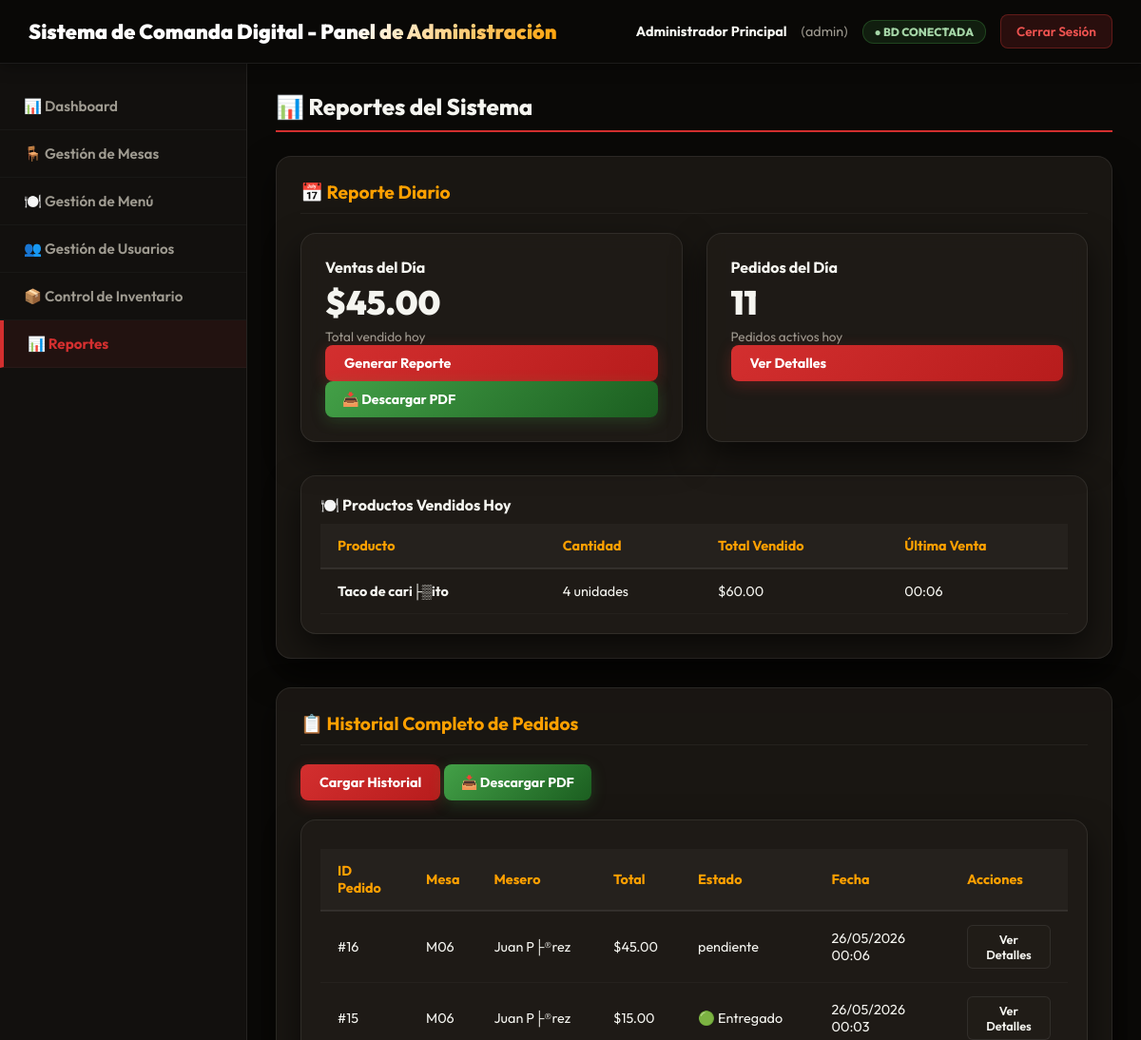
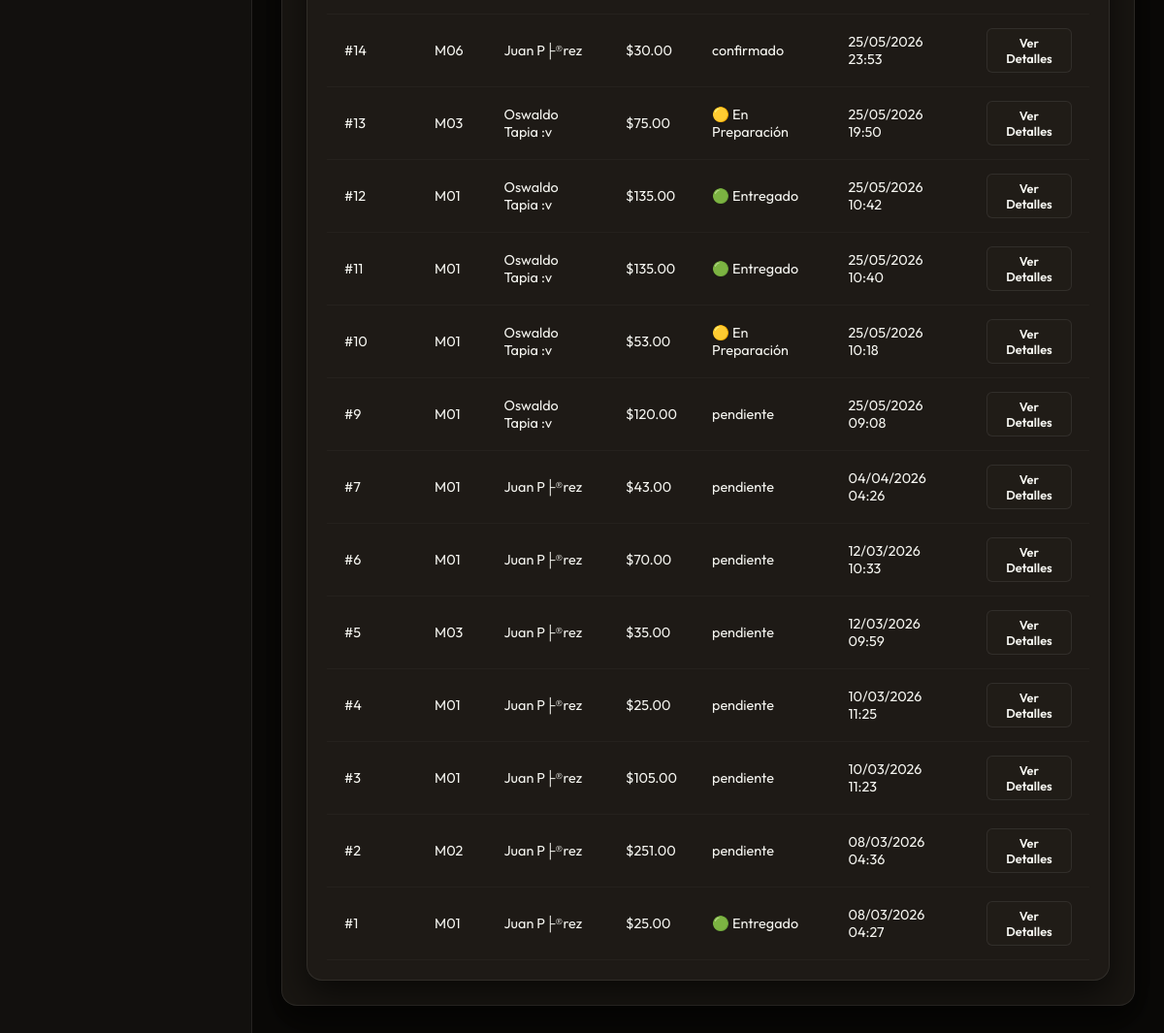
/index.php?action=admin&seccion=reportes (signed in), run on the app's committed database (2 pictures, top to bottom).
### tables this page shows
CREATE TABLE `pedidos` (
  `id` int NOT NULL AUTO_INCREMENT,
  `mesa_id` int NOT NULL,
  `usuario_id` int NOT NULL,
  `estado` enum('pendiente','confirmado','en_preparacion','listo','entregado','cancelado') DEFAULT 'pendiente',
  `total` decimal(10,2) DEFAULT '0.00',
  `notas` text,
  `fecha_creacion` timestamp NOT NULL DEFAULT CURRENT_TIMESTAMP,
  `fecha_actualizacion` timestamp NOT NULL DEFAULT CURRENT_TIMESTAMP ON UPDATE CURRENT_TIMESTAMP,
  PRIMARY KEY (`id`),
  KEY `mesa_id` (`mesa_id`),
  KEY `usuario_id` (`usuario_id`),
  CONSTRAINT `pedidos_ibfk_1` FOREIGN KEY (`mesa_id`) REFERENCES `mesas` (`id`),
  CONSTRAINT `pedidos_ibfk_2` FOREIGN KEY (`usuario_id`) REFERENCES `usuarios` (`id`)
);

CREATE TABLE `mesas` (
  `id` int NOT NULL AUTO_INCREMENT,
  `numero_mesa` varchar(10) NOT NULL,
  `estado` enum('libre','ocupada','reservada','mantenimiento') DEFAULT 'libre',
  `ubicacion` varchar(100) DEFAULT NULL,
  `activa` tinyint(1) DEFAULT '1',
  `mesero_id` int DEFAULT NULL,
  PRIMARY KEY (`id`),
  UNIQUE KEY `numero_mesa` (`numero_mesa`),
  KEY `fk_mesas_mesero` (`mesero_id`),
  CONSTRAINT `fk_mesas_mesero` FOREIGN KEY (`mesero_id`) REFERENCES `usuarios` (`id`) ON DELETE SET NULL
);

CREATE TABLE `usuarios` (
  `id` int NOT NULL AUTO_INCREMENT,
  `usuario` varchar(50) NOT NULL,
  `password_hash` varchar(255) NOT NULL,
  `nombre` varchar(100) NOT NULL,
  `rol` enum('admin','mesero','cocina','caja') NOT NULL,
  `activo` tinyint(1) DEFAULT '1',
  `fecha_creacion` timestamp NOT NULL DEFAULT CURRENT_TIMESTAMP,
  `ultimo_login` timestamp NULL DEFAULT NULL,
  PRIMARY KEY (`id`),
  UNIQUE KEY `usuario` (`usuario`)
);

### views/admin/reportes.php (the view, shortened to what this page needs)
<?php
require_once __DIR__ . '/../layout/header.php';
$db = Database::getConnection();
$sql_ventas = "SELECT COALESCE(SUM(total), 0) as total FROM ventas WHERE DATE(fecha_pago) = CURDATE() AND estado = 'pagado'";
$stmt = $db->prepare($sql_ventas);
$stmt->execute();
$row = $stmt->fetch(PDO::FETCH_ASSOC);
$ventas_hoy = $row['total'];
$sql_pedidos = "SELECT COUNT(*) as total FROM pedidos WHERE estado IN ('pendiente', 'confirmado', 'en_preparacion')";
$stmt = $db->prepare($sql_pedidos);
$stmt->execute();
$row = $stmt->fetch(PDO::FETCH_ASSOC);
$pedidos_activos = $row['total'];
$sql_productos_vendidos = "SELECT
    p.nombre as producto,
    SUM(pd.cantidad) as total_vendido,
    SUM(pd.subtotal) as total_ingresos,
    MAX(ped.fecha_creacion) as ultima_venta
FROM pedido_detalles pd
JOIN productos p ON pd.producto_id = p.id
JOIN pedidos ped ON pd.pedido_id = ped.id
WHERE DATE(ped.fecha_creacion) = CURDATE()
GROUP BY p.id, p.nombre
ORDER BY total_vendido DESC";
$stmt = $db->prepare($sql_productos_vendidos);
$stmt->execute();
$productos_vendidos = $stmt->fetchAll(PDO::FETCH_ASSOC);
$sql_historial = "SELECT
    ped.id,
    ped.total,
    ped.estado,
    ped.fecha_creacion,
    m.numero_mesa,
    u.nombre as mesero
FROM pedidos ped
JOIN mesas m ON ped.mesa_id = m.id
JOIN usuarios u ON ped.usuario_id = u.id
ORDER BY ped.fecha_creacion DESC
LIMIT 50";
$stmt = $db->prepare($sql_historial);
$stmt->execute();
$historial_pedidos = $stmt->fetchAll(PDO::FETCH_ASSOC);
?>
<div id="reportes" class="content-section">
    <h2>📊 Reportes del Sistema</h2>
    <div class="report-section">
        <h3>📅 Reporte Diario</h3>
        <div class="dashboard-cards">
            <div class="card">
                <h4>Ventas del Día</h4>
                <div class="card-content">
                    <p class="metric-value">$<?php echo number_format($ventas_hoy, 2); ?></p>
                    <p class="metric-label">Total vendido hoy</p>
                    <button class="btn" onclick="generarReporteDiario()">Generar Reporte</button>
                    <button class="btn btn-download" onclick="descargarPDF('diario')">📥 Descargar PDF</button>
                </div>
            </div>
            <div class="card">
                <h4>Pedidos del Día</h4>
                <div class="card-content">
                    <p class="metric-value"><?php echo $pedidos_activos; ?></p>
                    <p class="metric-label">Pedidos activos hoy</p>
                    <button class="btn" onclick="verPedidosHoy()">Ver Detalles</button>
                </div>
            </div>
        </div>
        <div class="table-container" style="margin-top: 20px;">
            <h4>🍽️ Productos Vendidos Hoy</h4>
            <table class="data-table">
                <thead>
                    <tr>
                        <th>Producto</th>
                        <th>Cantidad</th>
                        <th>Total Vendido</th>
                        <th>Última Venta</th>
                    </tr>
                </thead>
                <tbody>
                    <?php if (count($productos_vendidos) > 0): ?>
                        <?php foreach($productos_vendidos as $row): ?>
                            <tr>
                                <td><strong><?php echo $row['producto']; ?></strong></td>
                                <td><?php echo $row['total_vendido']; ?> unidades</td>
                                <td>$<?php echo number_format($row['total_ingresos'], 2); ?></td>
                                <td><?php echo date('H:i', strtotime($row['ultima_venta'])); ?></td>
                            </tr>
                        <?php endforeach; ?>
                    <?php else: ?>
                        <tr><td colspan="4">No hay ventas hoy</td></tr>
                    <?php endif; ?>
                </tbody>
            </table>
        </div>
    </div>
    <div class="report-section">
        <h3>📋 Historial Completo de Pedidos</h3>
        <button class="btn" onclick="cargarHistorialCompleto()">Cargar Historial</button>
        <button class="btn btn-download" onclick="descargarPDF('historial')">📥 Descargar PDF</button>
        <div class="table-container" style="margin-top: 20px;">
            <table class="data-table">
                <thead>
                    <tr>
                        <th>ID Pedido</th>
                        <th>Mesa</th>
                        <th>Mesero</th>
                        <th>Total</th>
                        <th>Estado</th>
                        <th>Fecha</th>
                        <th>Acciones</th>
                    </tr>
                </thead>
                <tbody>
                    <?php if (count($historial_pedidos) > 0): ?>
                        <?php foreach($historial_pedidos as $row): ?>
                            <?php
                            $estado_color = '';
                            switch($row['estado']) {
                                case 'entregado': $estado_color = '🟢 Entregado'; break;
                                case 'en_preparacion': $estado_color = '🟡 En Preparación'; break;
                                default: $estado_color = $row['estado'];
                            }
                            ?>
                            <tr>
                                <td>#<?php echo $row['id']; ?></td>
                                <td><?php echo $row['numero_mesa']; ?></td>
                                <td><?php echo $row['mesero']; ?></td>
                                <td>$<?php echo number_format($row['total'], 2); ?></td>
                                <td><?php echo $estado_color; ?></td>
                                <td><?php echo date('d/m/Y H:i', strtotime($row['fecha_creacion'])); ?></td>
                                <td>
                                    <button class='btn-sm' onclick='verDetallesPedido(<?php echo $row['id']; ?>)'>Ver Detalles</button>
                                </td>
                            </tr>
                        <?php endforeach; ?>
                    <?php endif; ?>
                </tbody>
            </table>
        </div>
    </div>
</div>
<?php require_once __DIR__ . '/../layout/footer.php'; ?>

### public/css/admin.css (style rules this page uses)
:root { --bg-dark: #0A0907; --bg-surface: #12100E; --panel-bg: rgba(22, 19, 16, 0.7); --card-bg: rgba(35, 30, 26, 0.65); --accent-red: #D32F2F; --accent-orange: #FFA000; --accent-green: #43A047; --text-main: #F5F5F0; --text-muted: #9E9A90; --border-glass: rgba(255, 255, 255, 0.08); --shadow-premium: 0 15px 35px rgba(0, 0, 0, 0.6); }
* { margin: 0; padding: 0; box-sizing: border-box; font-family: 'Outfit', sans-serif; }
body { background-color: var(--bg-dark); background-image: radial-gradient(circle at 5% 5%, rgba(211, 47, 47, 0.04) 0%, transparent 40%), radial-gradient(circle at 95% 95%, rgba(255, 160, 0, 0.04) 0%, transparent 40%); color: var(--text-main); min-height: 100vh; }
.content-section { display: none; animation: fadeIn 0.4s ease; }
.content-section.active { display: block; }
.content-section h2 { font-size: 1.5rem; font-weight: 800; margin-bottom: 25px; color: var(--text-main); border-bottom: 2px solid var(--accent-red); padding-bottom: 10px; display: flex; align-items: center; gap: 10px; }
.dashboard-cards { display: grid; grid-template-columns: repeat(auto-fill, minmax(300px, 1fr)); gap: 25px; margin-bottom: 35px; }
.card { background: var(--card-bg); backdrop-filter: blur(10px); -webkit-backdrop-filter: blur(10px); border: 1px solid var(--border-glass); border-radius: 16px; padding: 25px; box-shadow: var(--shadow-premium); transition: all 0.3s; }
.card-content { min-height: 100px; display: flex; flex-direction: column; justify-content: center; }
.metric-value { font-size: 2.2rem; font-weight: 900; color: var(--text-main); margin: 5px 0; }
.metric-label { color: var(--text-muted); font-size: 0.85rem; }
.btn { background: linear-gradient(135deg, var(--accent-red) 0%, #B71C1C 100%); color: white; border: none; padding: 10px 20px; border-radius: 8px; cursor: pointer; font-weight: bold; font-size: 0.9rem; transition: all 0.3s; box-shadow: 0 4px 15px rgba(211, 47, 47, 0.25); display: inline-flex; align-items: center; gap: 8px; }
.btn-sm { background-color: var(--card-bg); border: 1px solid var(--border-glass); color: var(--text-main); padding: 6px 12px; border-radius: 6px; cursor: pointer; font-size: 0.8rem; font-weight: 600; transition: all 0.3s; }
.table-container { background: var(--card-bg); border: 1px solid var(--border-glass); padding: 20px; border-radius: 16px; box-shadow: var(--shadow-premium); margin-top: 20px; overflow-x: auto; }
.data-table { width: 100%; border-collapse: collapse; margin-top: 10px; }
.data-table th { background-color: rgba(255, 255, 255, 0.03); padding: 14px 18px; text-align: left; font-weight: 700; color: var(--accent-orange); border-bottom: 2px solid var(--border-glass); font-size: 0.9rem; }
.data-table td { padding: 14px 18px; border-bottom: 1px solid rgba(255, 255, 255, 0.03); color: var(--text-main); font-size: 0.9rem; }
.report-section { background: var(--card-bg); border: 1px solid var(--border-glass); border-radius: 16px; padding: 25px; margin-bottom: 30px; box-shadow: var(--shadow-premium); }
.report-section h3 { margin-bottom: 20px; color: var(--accent-orange); border-bottom: 1px solid rgba(255,255,255,0.05); padding-bottom: 10px; font-size: 1.2rem; font-weight: 700; }
.btn-download { background: linear-gradient(135deg, var(--accent-green) 0%, #1B5E20 100%); color: white; border: none; padding: 10px 18px; border-radius: 8px; cursor: pointer; text-decoration: none; display: inline-flex; align-items: center; gap: 8px; font-size: 0.88rem; font-weight: 700; transition: all 0.3s; box-shadow: 0 4px 15px rgba(67, 160, 71, 0.25); }

### data on the page
pedidos: id "16", mesa.numero_mesa "M06", usuario.nombre "Juan P├®rez", total "45.00", estado "pendiente", fecha_creacion "26/05/2026 00:06"
pedidos: id "15", mesa.numero_mesa "M06", usuario.nombre "Juan P├®rez", total "15.00", estado "🟢 Entregado", fecha_creacion "26/05/2026 00:03"
pedidos: id "14", mesa.numero_mesa "M06", usuario.nombre "Juan P├®rez", total "30.00", estado "confirmado", fecha_creacion "25/05/2026 23:53"
pedidos: id "13", mesa.numero_mesa "M03", usuario.nombre "Oswaldo Tapia :v", total "75.00", estado "🟡 En Preparación", fecha_creacion "25/05/2026 19:50"
pedidos: id "12", mesa.numero_mesa "M01", usuario.nombre "Oswaldo Tapia :v", total "135.00", estado "🟢 Entregado", fecha_creacion "25/05/2026 10:42"
pedidos: id "11", mesa.numero_mesa "M01", usuario.nombre "Oswaldo Tapia :v", total "135.00", estado "🟢 Entregado", fecha_creacion "25/05/2026 10:40"
pedidos: id "10", mesa.numero_mesa "M01", usuario.nombre "Oswaldo Tapia :v", total "53.00", estado "🟡 En Preparación", fecha_creacion "25/05/2026 10:18"
pedidos: id "9", mesa.numero_mesa "M01", usuario.nombre "Oswaldo Tapia :v", total "120.00", estado "pendiente", fecha_creacion "25/05/2026 09:08"
pedidos: id "7", mesa.numero_mesa "M01", usuario.nombre "Juan P├®rez", total "43.00", estado "pendiente", fecha_creacion "04/04/2026 04:26"
pedidos: id "6", mesa.numero_mesa "M01", usuario.nombre "Juan P├®rez", total "70.00", estado "pendiente", fecha_creacion "12/03/2026 10:33"
pedidos: id "5", mesa.numero_mesa "M03", usuario.nombre "Juan P├®rez", total "35.00", estado "pendiente", fecha_creacion "12/03/2026 09:59"
pedidos: id "4", mesa.numero_mesa "M01", usuario.nombre "Juan P├®rez", total "25.00", estado "pendiente", fecha_creacion "10/03/2026 11:25"
pedidos: id "3", mesa.numero_mesa "M01", usuario.nombre "Juan P├®rez", total "105.00", estado "pendiente", fecha_creacion "10/03/2026 11:23"
pedidos: id "2", mesa.numero_mesa "M02", usuario.nombre "Juan P├®rez", total "251.00", estado "pendiente", fecha_creacion "08/03/2026 04:36"
pedidos: id "1", mesa.numero_mesa "M01", usuario.nombre "Juan P├®rez", total "25.00", estado "🟢 Entregado", fecha_creacion "08/03/2026 04:27"

### other printed values
$_SESSION['usuario_nombre'] "Administrador Principal"
$_SESSION['usuario_rol'] "admin"
$ventas_hoy "45.00"
$pedidos_activos "11"
$row['producto'] "Taco de cari├▒ito"
$row['total_vendido'] "4"
$row['total_ingresos'] "60.00"
date('H:i', strtotime($row['ultima_venta'])) "00:06"
